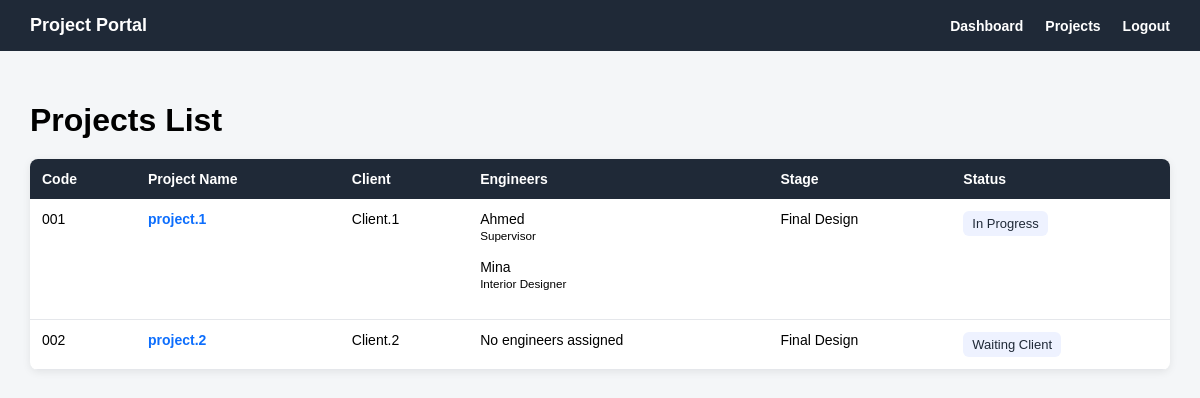
The page /projects/ (signed in) on the database its author committed.
### projects/models.py (models this page shows, shortened)
class Project(models.Model):
    class Status(models.TextChoices):
        NEW = 'NEW', 'New'
        IN_PROGRESS = 'IN_PROGRESS', 'In Progress'
        WAITING_CLIENT = 'WAITING_CLIENT', 'Waiting Client'
        COMPLETED = 'COMPLETED', 'Completed'
        CANCELLED = 'CANCELLED', 'Cancelled'
    class Stage(models.TextChoices):
        PROJECT_REGISTERED = 'PROJECT_REGISTERED', 'Project Registered'
        REQUIREMENTS_COLLECTED = 'REQUIREMENTS_COLLECTED', 'Requirements Collected'
        SITE_VISIT = 'SITE_VISIT', 'Site Visit'
        CONCEPT_DESIGN = 'CONCEPT_DESIGN', 'Concept Design'
        CLIENT_REVIEW = 'CLIENT_REVIEW', 'Client Review'
        REVISIONS = 'REVISIONS', 'Revisions'
        FINAL_DESIGN = 'FINAL_DESIGN', 'Final Design'
        DRAWINGS_PREPARATION = 'DRAWINGS_PREPARATION', 'Drawings Preparation'
        MUNICIPALITY_SUBMISSION = 'MUNICIPALITY_SUBMISSION', 'Municipality Submission'
        APPROVAL_STAGE = 'APPROVAL_STAGE', 'Approval Stage'
        SUPERVISION_EXECUTION = 'SUPERVISION_EXECUTION', 'Supervision / Execution'
        COMPLETED = 'COMPLETED', 'Completed'
    project_name = models.CharField(max_length=200)
    project_code = models.CharField(max_length=50, unique=True)
    client = models.ForeignKey(
        Client,
        on_delete=models.CASCADE,
        related_name='projects'
    )
    assigned_engineers = models.ManyToManyField(
        Engineer,
        blank=True,
        related_name='projects'
    )
    project_type = models.CharField(max_length=100, blank=True, null=True)
    location = models.CharField(max_length=200, blank=True, null=True)
    start_date = models.DateField(blank=True, null=True)
    expected_end_date = models.DateField(blank=True, null=True)
    current_stage = models.CharField(
        max_length=50,
        choices=Stage.choices,
        default=Stage.PROJECT_REGISTERED
    )
    status = models.CharField(
        max_length=30,
        choices=Status.choices,
        default=Status.NEW
    )
    description = models.TextField(blank=True, null=True)
    created_at = models.DateTimeField(auto_now_add=True)

### clients/models.py (models this page shows)
class Client(models.Model):
    user = models.OneToOneField(
        settings.AUTH_USER_MODEL,
        on_delete=models.CASCADE,
        related_name='client_profile',
        blank=True,
        null=True
    )
    client_name = models.CharField(max_length=150)
    company_name = models.CharField(max_length=150, blank=True, null=True)
    phone = models.CharField(max_length=30)
    email = models.EmailField(blank=True, null=True)
    address = models.TextField(blank=True, null=True)
    is_active = models.BooleanField(default=True)
    created_at = models.DateTimeField(auto_now_add=True)
    def __str__(self):
        return self.client_name

### engineers/models.py (models this page shows, shortened)
class Engineer(models.Model):
    class Department(models.TextChoices):
        INTERIOR_DESIGNER = 'INTERIOR_DESIGNER', 'Interior Designer'
        MECHANICAL_ENGINEER = 'MECHANICAL_ENGINEER', 'Mechanical Engineer'
        ELECTRICAL_ENGINEER = 'ELECTRICAL_ENGINEER', 'Electrical Engineer'
        SUPERVISOR = 'SUPERVISOR', 'Supervisor'
        ARCHITECT = 'ARCHITECT', 'Architect'
    user = models.OneToOneField(
        settings.AUTH_USER_MODEL,
        on_delete=models.CASCADE,
        related_name='engineer_profile'
    )
    engineer_name = models.CharField(max_length=150)
    department = models.CharField(
        max_length=50,
        choices=Department.choices,
        blank=True,
        null=True
    )
    phone = models.CharField(max_length=30, blank=True, null=True)
    email = models.EmailField(blank=True, null=True)
    specialization = models.CharField(max_length=150, blank=True, null=True)
    is_active = models.BooleanField(default=True)
    created_at = models.DateTimeField(auto_now_add=True)

### projects/views.py (the view)
# urls.py: path('', project_list_view, name='project_list'),
@login_required
def project_list_view(request):
    if request.user.role == 'ADMIN':
        projects = Project.objects.all()
    elif request.user.role == 'ENGINEER':
        projects = Project.objects.filter(
            assigned_engineers__user=request.user
        )
    elif request.user.role == 'CLIENT':
        projects = Project.objects.filter(
            client__user=request.user
        )
    else:
        projects = Project.objects.none()
    status_filter = request.GET.get('status')
    if status_filter:
        projects = projects.filter(status=status_filter)
    return render(request, 'projects/project_list.html', {
        'projects': projects,
        'status_filter': status_filter,
    })

### templates/projects/project_list.html (shortened to what this page needs)
{% extends 'base.html' %}
{% block content %}
<div class="page-header">
    <h1>Projects List</h1>
</div>
{% if projects %}
    <table class="projects-table">
        <tr>
            <th>Code</th>
            <th>Project Name</th>
            <th>Client</th>
            <th>Engineers</th>
            <th>Stage</th>
            <th>Status</th>
        </tr>
        {% for project in projects %}
            <tr>
                <td>{{ project.project_code }}</td>
                <td>
                    <a href="{% url 'projects:project_detail' project.pk %}">
                        {{ project.project_name }}
                    </a>
                </td>
                <td>{{ project.client }}</td>
                <td>
                    {% for engineer in project.assigned_engineers.all %}
                        {{ engineer.engineer_name }}
                        {% if engineer.department %}
                            <br>
                            <small>{{ engineer.get_department_display }}</small>
                        {% endif %}
                        <br><br>
                    {% empty %}
                        No engineers assigned
                    {% endfor %}
                </td>
                <td>{{ project.get_current_stage_display }}</td>
                <td>
                    <span class="status-badge">
                        {{ project.get_status_display }}
                    </span>
                </td>
            </tr>
        {% endfor %}
    </table>
{% else %}
    <div class="empty-message">
        <p>No projects found.</p>
    </div>
{% endif %}
{% endblock %}

### templates/base.html (style rules this page uses)
body { margin: 0; font-family: Arial, sans-serif; background: #f4f6f8; }

### templates/projects/project_list.html (style rules this page uses)
.page-header { margin-bottom: 20px; }
.page-header h1 { margin-bottom: 5px; }
.projects-table { width: 100%; border-collapse: collapse; background: white; border-radius: 8px; overflow: hidden; box-shadow: 0 2px 8px rgba(0, 0, 0, 0.08); }
.projects-table th { background: #1f2937; color: white; text-align: left; padding: 12px; font-size: 14px; }
.projects-table td { padding: 12px; border-bottom: 1px solid #e5e7eb; vertical-align: top; font-size: 14px; }
.projects-table a { color: #0d6efd; font-weight: bold; text-decoration: none; }
.status-badge { display: inline-block; padding: 5px 9px; border-radius: 6px; background: #eef2ff; color: #1f2937; font-size: 13px; }

### rows shown on the page
Project: project_code "001", project_name "project.1", client "Client.1", current_stage "Final Design", status "In Progress"
Engineer: engineer_name "Ahmed", department "Supervisor"
Engineer: engineer_name "Mina", department "Interior Designer"
Project: project_code "002", project_name "project.2", client "Client.2", current_stage "Final Design", status "Waiting Client"
